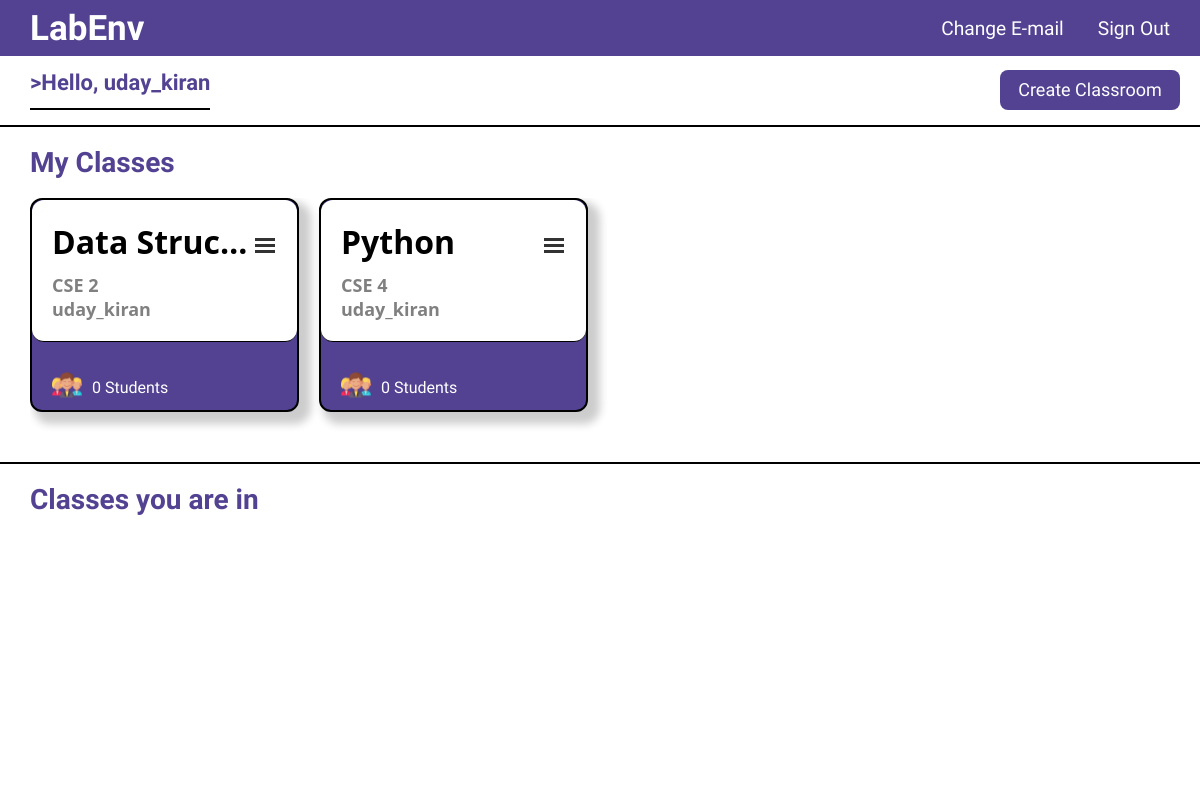
Page /lab/ (signed in) on the earlier database version.
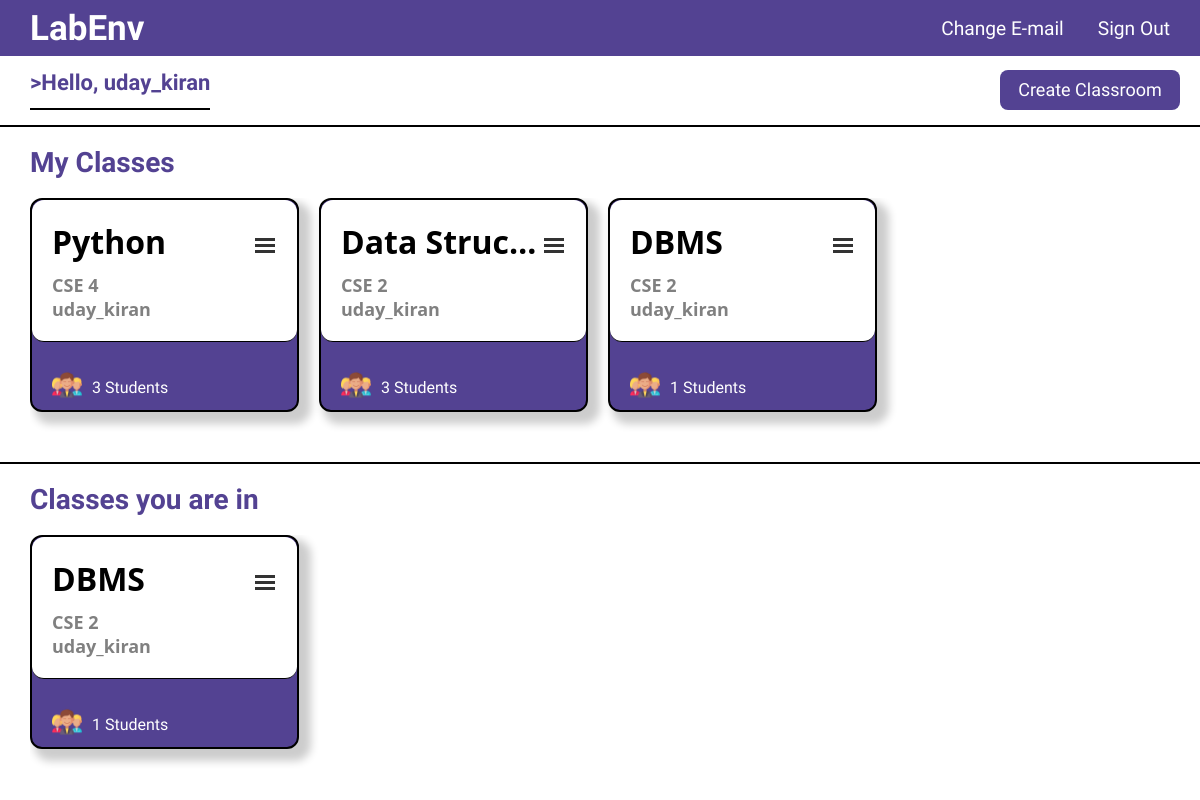
Same page on the later database version.
### lab/models.py (models this page shows, shortened)
class ClassRoom(models.Model):
    host = models.ForeignKey(User,on_delete=models.CASCADE,null=True)
    subject = models.CharField(max_length=200)
    classname = models.CharField(max_length=10)
    students = models.ManyToManyField(User,related_name="participants",blank=True)
    created = models.DateTimeField(auto_now_add=True)
    updated = models.DateTimeField(auto_now=True)
    class Meta:
        ordering = ['-updated', '-created']

### lab/views.py (the view)
# urls.py: 2. Add a URL to urlpatterns:  path('', views.home, name='home')
@login_required(login_url='/accounts/login')
def home(request):
    classes = ClassRoom.objects.filter(host=request.user)
    all_classes = ClassRoom.objects.all()
    classes_you_are_in=[]
    for user_class in all_classes:
        if user_class.students.filter(username = request.user):
            classes_you_are_in.append(user_class)
    return render(request, 'lab/home.html',{'classes':classes,'classes_you_are_in':classes_you_are_in})

### templates/lab/home.html (shortened to what this page needs)
{% extends "account/base.html" %}
{% load static %}
{% block content %}
<div class='home'>
    <div class='top'>
        <h1 class='heading' style="font-size: 22px ;border-bottom: 2px solid black;"> >Hello, {{user.username}} </h1>
        <a href="{% url 'create_class' %}">
            <button class='createbutton'>Create Classroom</button>
        </a>
    </div>
    <div class='class'>
        <div style="display: flex;justify-content:space-between;align-items: center;">
            <h1 class='heading' style="font-size: 28px;">My Classes</h1>
        </div>
        <div class='classes'>
            {% for classroom in classes %}
                <div class='card'>
                    <div class='card-header'>
                        <div>
                            <div class='card-heading'>
                                <a href="{% url 'classroom' pk=classroom.id %}" class='card-link' title='{{ classroom.subject }}'>
                                    {{classroom.subject}}
                                </a>
                            </div>
                            <h2 class='card-info'>{{classroom.classname}}</h3>
                            <h3 class='card-info'>{{classroom.host}}</h2>
                        </div>
                        <div class="container" onclick="myFunction(this)">
                            <div class="bar1"></div>
                            <div class="bar2"></div>
                            <div class="bar3"></div>
                        </div>
                    </div>
                    <div class='card-tail'>
                        <img src="{% static 'images/people.png' %}" alt="">
                        <h4>{{ classroom.students.count }} Students</h4>
                    </div>
                </div>
            {% endfor %}
        </div>
    </div>
    <div class='class'>
        <h1 class='heading' style="font-size: 28px;">Classes you are in</h1>
        <div class='classes'>
            {% for classroom in classes_you_are_in %}
                <div class='card'>
                    <div class='card-header'>
                        <div>
                            <div class='card-heading'>
                                <a href="{% url 'classroom' pk=classroom.id %}" class='card-link' title='{{ classroom.subject }}'>
                                    {{classroom.subject}}
                                </a>
                            </div>
                            <h2 class='card-info'>{{classroom.classname}}</h3>
                            <h3 class='card-info'>{{classroom.host}}</h2>
                        </div>
                        <div class="container" onclick="myFunction(this)">
                            <div class="bar1"></div>
                            <div class="bar2"></div>
                            <div class="bar3"></div>
                        </div>
                    </div>
                    <div class='card-tail'>
                        <img src="{% static 'images/people.png' %}" alt="">
                        <h4>{{ classroom.students.count }} Students</h4>
                    </div>
                </div>
            {% endfor %}
        </div>
    </div>
</div>
{% endblock content %}

### templates/account/base.html (shortened to what this page needs)
{% load static %}
<link rel="stylesheet" href="{% static 'accounts/styles.css' %}" >
<!DOCTYPE html>
<html>
  <head>
  </head>
  <body>
    {% block body %}
    <div class="navbar">
      <div class="title">
        {% if user.is_authenticated %}
        <a href="{% url 'home' %}">LabEnv</a>
        {% else %}
        <a href="{% url 'account_login' %}">LabEnv</a>
        {% endif %}
      </div>
      <div class="buttons">
        {% if user.is_authenticated %}
        <span><a href="{% url 'account_email' %}">Change E-mail</a></span>
        <span><a href="{% url 'account_logout' %}">Sign Out</a></span>
        {% else %}
        <span><a href="{% url 'account_login' %}">Sign In</a></span>
        <span><a href="{% url 'account_signup' %}">Sign Up</a></span>
        {% endif %}
      </div>
    </div>
    {% block content %}
    {% endblock %}
    {% endblock %}
  </body>
  </html>

### assets/accounts/styles.css (style rules this page uses)
body { margin: 0; margin-top: 55px; background-color: white; }
.navbar { background-color: #534292; width: 100%; height: 3.5em; display: flex; justify-content: space-between; align-items: center; position: fixed; top: 0; right: 0; left: 0; }
.navbar > .title { margin-left: 30px; text-decoration: none; font-family: 'Sono', sans-serif; font-weight: 700; font-size:35px; }
.navbar > .title > a { text-decoration: none; color: white; }
.navbar > .buttons > span > a { margin-right: 30px; text-decoration: none; font-family: 'Ubuntu', sans-serif; color:white; font-size:larger; }
a { text-decoration: none; color:rgb(50, 154, 239); }
.home { display: flex; flex-direction: column; height: 100%; margin: 0; }
.top { display: flex; justify-content: space-between; padding: 0px 20px 0px 30px; height: 70px; }
.heading { color: #534292; font-size: x-large; font-family: 'Ubuntu', sans-serif; }
.createbutton { font-size: large; font-family: 'Ubuntu', sans-serif; color: white; background-color: #534292; margin-top: 14.740px; margin-bottom: 14.740px; border: none; border-radius: 8px; height: 40px; width: 180px; cursor: pointer; }
.class { display: flex; flex-direction: column; padding: 0px 30px; background-color: white; height: 45%; border-top: 2px solid black; }
.classes { display: grid; grid-auto-flow: column; overflow: scroll; justify-content: flex-start; padding-bottom: 20px; }
.card { display: flex; flex-direction: column; background-color: #534292; border: 2px solid black; height: 210px; width: 265px; margin-right: 20px; border-radius: 12px; justify-content: space-between; box-shadow: 8px 8px 8px 4px rgba(0,0,0,0.2); }
.card-header { border-bottom: 1px solid black; padding: 20px 20px; background-color: white; border-radius: 12px; display: flex; justify-content: space-between; }
.card-heading { width: 200px; }
.card-link { display: block; text-decoration: none; white-space: nowrap; overflow: hidden; text-overflow: ellipsis; font-family: 'Segoe UI', sans-serif; font-size: xx-large; font-weight: 600; margin: 0 0 10px 0; color: black; }
.card-info { font-family: 'Segoe UI', sans-serif; font-weight: 600; font-size: large; margin: 0; color: grey; }
.card-tail { display: flex; height: 50px; padding-left: 20px; align-items: center; }
.card-tail > h4 { font-family: 'Ubuntu', sans-serif; padding-left: 10px; height: 10px; margin-top: 18px; font-weight: 400; color: white; }
.card-tail > img { display: flex; align-items: center; height: 60%; width: auto; }
.container { display: inline-block; cursor: pointer; padding-top: 15px; }
.bar1, .bar2, .bar3 { width: 20px; height: 3px; background-color: #333; margin: 3px 2px; transition: 0.4s; }

Differences in the rows shown:
changed ClassRoom "Python": students.count "0" → "3"; moves up the list
changed ClassRoom "Data Struc…": students.count "0" → "3"
added ClassRoom: subject "DBMS", classname "CSE 2", host "uday_kiran", students.count "1"
